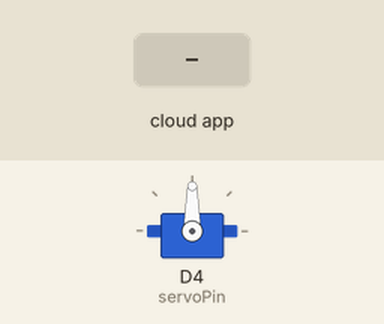
A sketch run on a simulated ESP8266 (NodeMCU). Shown: servo. The test bench sets the inputs (shaded band). WiFi joins after 1.5 s; servers stay silent unless stated; the Firebase database answers and starts empty; what the sketch prints to the serial monitor is not drawn.

Above: at 2.7 s.
2.8 s: the phone or cloud app sets status to 1
At 4.8 s:
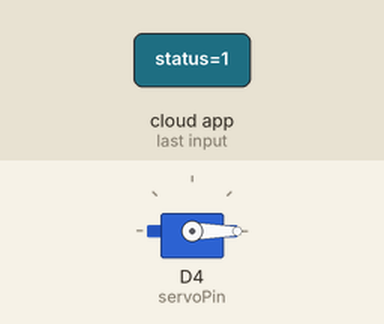
Timing chart, 0 to 6.3 s (numbered marks = the images above; inputs shaded):
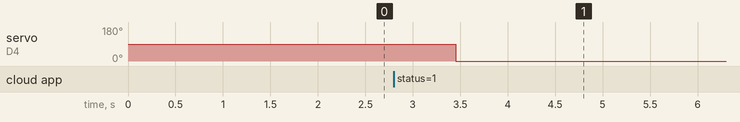

Measured:
- after the input at 2.8 s, servo on D4 (servoPin): 90° → 0° after 0.65 s

The sketch:

spiral.ino
```cpp
#include <ESP8266WiFi.h>
#include <FirebaseArduino.h>
#include <Servo.h>
// Set these to run example.

#define FIREBASE_HOST "spiral-6f434.firebaseio.com"
#define FIREBASE_AUTH "uZJcSMbA8q3vb2pWPN1ROqEKvqGeP4Bho37WGeh8"

#define WIFI_SSID "Markiv"
#define WIFI_PASSWORD "87654321"

#define M1 12
#define M2 11
int servoPin = D4;
int st,temp,a,b,c;
// Create a servo object
Servo spiral;
void setup() {
  pinMode(D4,OUTPUT);
    spiral.attach(servoPin);
//  Servo1.attach(servoPin);
  Serial.begin(9600);
  WiFi.begin(WIFI_SSID, WIFI_PASSWORD);
  Serial.print("connecting");
  while (WiFi.status() != WL_CONNECTED) {
    Serial.print(".");
    delay(500);
  }
  Serial.println("Connected!!");
  Firebase.begin(FIREBASE_HOST,FIREBASE_AUTH);
}

void loop() {

  temp=1;
  st=Firebase.getInt("/Path/status");
  if(temp == 1 && st!=0 && st>=1 && st<=4)
  {
     temp=0;
     String path = "/Path/var/";
     path = path + st;
     String pathA = path + "/a";
     String pathB = path + "/b";
     String pathC = path + "/c";
     a=Firebase.getInt(pathA);
     b=Firebase.getInt(pathB);
     c=Firebase.getInt(pathC);

     Firebase.setBool("/Path/available",false);


digitalWrite(M1,HIGH);
digitalWrite(M2,HIGH);
delay(a*1000);
digitalWrite(M1,LOW);
digitalWrite(M2,LOW);
spiral.write(b);
delay(1000);
digitalWrite(M1,HIGH);
digitalWrite(M2,HIGH);
delay(c*1000);
digitalWrite(M1,LOW);
digitalWrite(M2,LOW);
     delay(1000);
     Serial.println(st);
     Serial.println(a);
     Serial.println(b);
     Serial.println(c);
     Firebase.setBool("/Path/available",true);
     Firebase.setInt("/Path/status",0);

}
}
```
